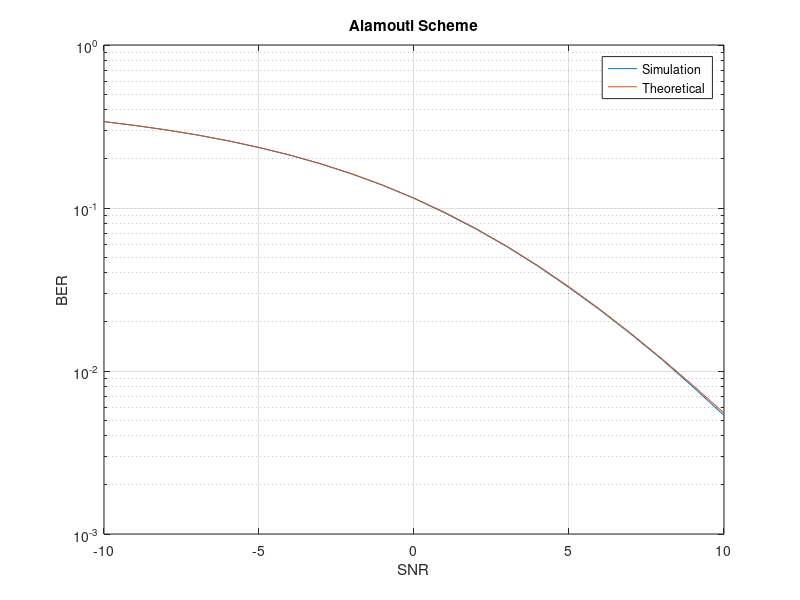

This figure's MATLAB source:
%% Wireless Communication Part 1 Question 6

clc;clear;close all;

M = 2;
N = 10^6;
data_ = randi([0,1],1,N);
real_data = real(pskmod(data_,M));
h = 1/sqrt(2) * ( (wgn(1,N,0)+1i*wgn(1,N,0)));
noise_ = sqrt(1/2) * ( randn(1,N) + 1i*randn(1,N) );
SNR_dB = -10:1:10;
SNR_mag = 10.^(SNR_dB./10);
len_snr = length(SNR_mag);

BER_Theory = (1+2*(1-(1/2 - 1/2*(1+2./SNR_mag)... 
    .^(-1/2)))).*(1/2 - 1/2*(1+2./SNR_mag).^(-1/2)).^2;

s = zeros(2, N);
s(:, 1:2:end) = (1/sqrt(2))*reshape(real_data,2,N/2);
s(:, 2:2:end) = (1/sqrt(2))*(kron(ones(1, N/2),[-1;1]).*flipud(reshape(conj(real_data), 2, N/2)));
channel = zeros(2,N);
channel(:,1:2:end) = reshape(h,2,N/2);
channel(:,2:2:end) = kron(ones(1,N/2),[1;-1]).*flipud(reshape(h,2,N/2));
channel(1,:) = conj(channel(1,:));
channel_P = sum(channel.*conj(channel),1);
H = kron(reshape(h,2,N/2), ones(1,2));
BER = zeros(1, len_snr);
for i = 1:length(SNR_dB)
    ym = sum(H.*s,1) + 10^(-SNR_dB(i)/20)*noise_;
    temp = kron(reshape(ym,2,N/2),ones(1,2));
    temp(2,:) = conj(temp(2,:));
    rxSig = sum(channel.*temp,1)./channel_P;
    rxSig(2:2:end) = conj(rxSig(2:2:end));
    final(i,:) = real(rxSig)<0;
    BER(i) = 1 - sum(final(i,:)==data_)/N;
end


semilogy(SNR_dB,BER,SNR_dB,BER_Theory);
legend('Simulation ','Theoretical');
xlabel("SNR");ylabel("BER")
title('Alamouti Scheme');
grid on


